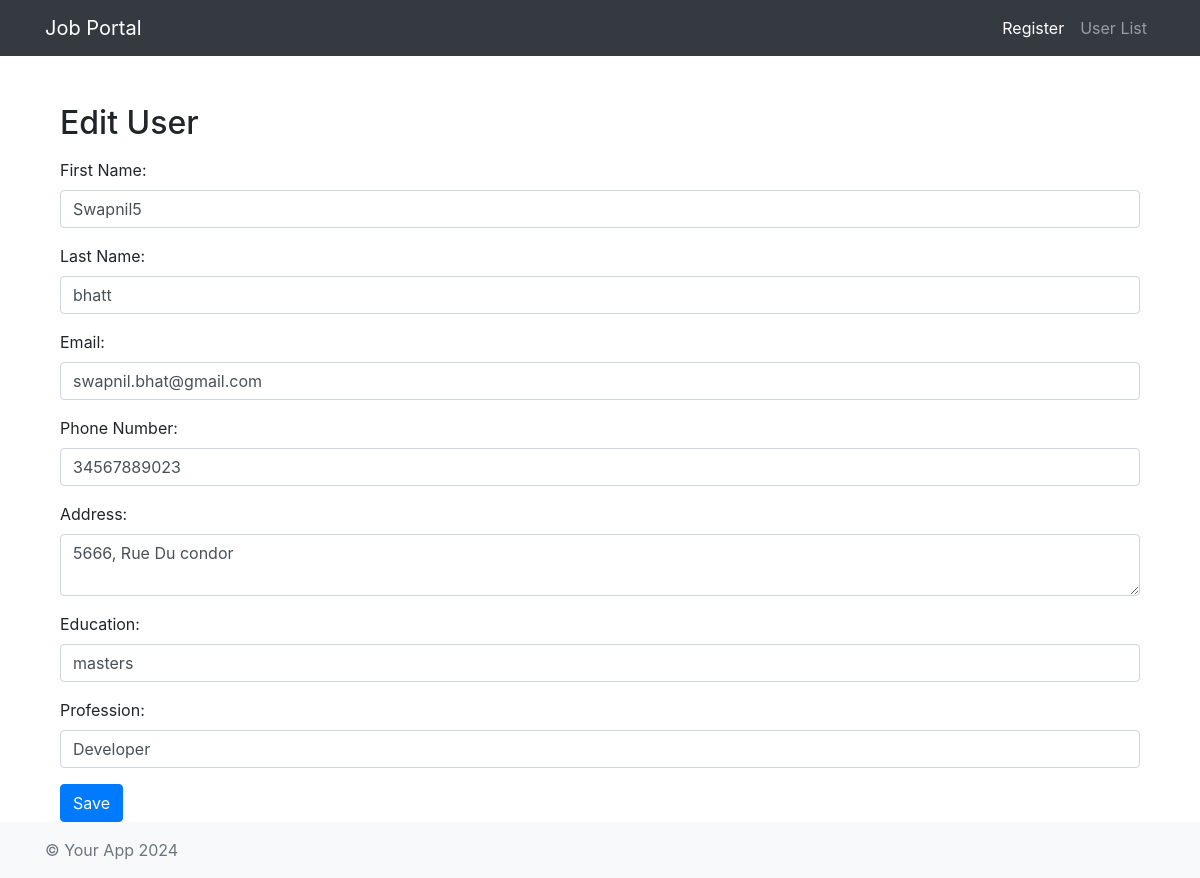
Screenshot of /edit-user/2/ with the database file from the repository.
### members/models.py (models this page shows, shortened)
class User(models.Model):
    first_name = models.CharField(max_length=100)
    last_name = models.CharField(max_length=100)
    email = models.EmailField(unique=True)
    phone_number = models.CharField(max_length=15)
    address = models.TextField()
    education = models.CharField(max_length=100)
    profession = models.CharField(max_length=100)

### members/views.py (the view)
# urls.py: path('edit-user/<int:user_id>/', views.edit_user, name='edit_user'),
def edit_user(request, user_id):
    user = get_object_or_404(User, pk=user_id)
    if request.method == 'POST':
        form = UserForm(request.POST, instance=user)
        if form.is_valid():
            form.save()
            return redirect('user_list')
    else:
        form = UserForm(instance=user)
    return render(request, 'edit_user.html', {'form': form, 'user': user})

### members/forms.py
class UserForm(forms.ModelForm):
    class Meta:
        model = User
        fields = ['first_name', 'last_name', 'email', 'phone_number', 'address', 'education', 'profession']

### members/templates/edit_user.html (shortened to what this page needs)
{% extends 'base.html' %}
{% block content %}
<div class="container">
    <h2 class="mt-5">Edit User</h2>
    <form method="post" class="mt-3">
        <div class="form-group">
            <label for="id_first_name">First Name:</label>
            <input type="text" id="id_first_name" name="first_name" class="form-control" value="{{ user.first_name }}">
        </div>
        <div class="form-group">
            <label for="id_last_name">Last Name:</label>
            <input type="text" id="id_last_name" name="last_name" class="form-control" value="{{ user.last_name }}">
        </div>
        <div class="form-group">
            <label for="id_email">Email:</label>
            <input type="email" id="id_email" name="email" class="form-control" value="{{ user.email }}">
        </div>
        <div class="form-group">
            <label for="id_phone_number">Phone Number:</label>
            <input type="text" id="id_phone_number" name="phone_number" class="form-control" value="{{ user.phone_number }}">
        </div>
        <div class="form-group">
            <label for="id_address">Address:</label>
            <textarea id="id_address" name="address" class="form-control">{{ user.address }}</textarea>
        </div>
        <div class="form-group">
            <label for="id_education">Education:</label>
            <input type="text" id="id_education" name="education" class="form-control" value="{{ user.education }}">
        </div>
        <div class="form-group">
            <label for="id_profession">Profession:</label>
            <input type="text" id="id_profession" name="profession" class="form-control" value="{{ user.profession }}">
        </div>
        <button type="submit" class="btn btn-primary">Save</button>
    </form>
</div>
{% endblock %}

### rows the page displays
User: first_name "Swapnil5", last_name "bhatt", email "swapnil.bhat@gmail.com", phone_number "34567889023", address "5666, Rue Du condor", education "masters", profession "Developer"
